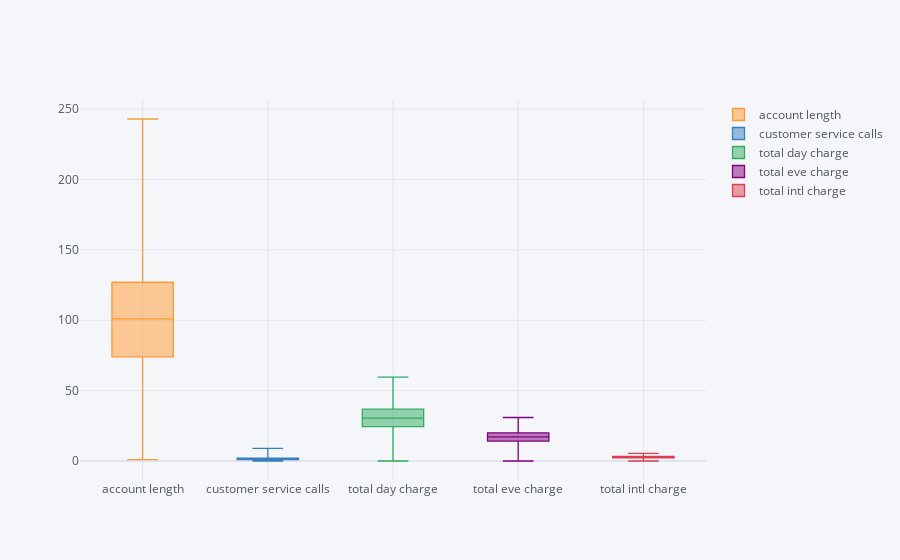

Write notebook code for a chart like this one.
### Code cell
df2.iplot(kind='box')

### Figure 1 — Plotly figure (JSON) as saved in the notebook; plotly's stock layout.template omitted (floating-point values rounded to 4 significant figures; data arrays with more than 128 entries replaced by an {"elided": "..."} marker saying what was removed)
{"data": [{"boxpoints": false, "line": {"width": 1.3}, "marker": {"color": "rgba(255, 153, 51, 1.0)"}, "name": "account length", "orientation": "v", "type": "box", "y": {"elided": "3333 int values"}}, {"boxpoints": false, "line": {"width": 1.3}, "marker": {"color": "rgba(55, 128, 191, 1.0)"}, "name": "customer service calls", "orientation": "v", "type": "box", "y": {"elided": "3333 int values"}}, {"boxpoints": false, "line": {"width": 1.3}, "marker": {"color": "rgba(50, 171, 96, 1.0)"}, "name": "total day charge", "orientation": "v", "type": "box", "y": {"elided": "3333 float values"}}, {"boxpoints": false, "line": {"width": 1.3}, "marker": {"color": "rgba(128, 0, 128, 1.0)"}, "name": "total eve charge", "orientation": "v", "type": "box", "y": {"elided": "3333 float values"}}, {"boxpoints": false, "line": {"width": 1.3}, "marker": {"color": "rgba(219, 64, 82, 1.0)"}, "name": "total intl charge", "orientation": "v", "type": "box", "y": {"elided": "3333 float values"}}], "layout": {"autosize": true, "legend": {"bgcolor": "#F5F6F9", "font": {"color": "#4D5663"}}, "paper_bgcolor": "#F5F6F9", "plot_bgcolor": "#F5F6F9", "title": {"font": {"color": "#4D5663"}}, "xaxis": {"autorange": true, "gridcolor": "#E1E5ED", "range": [-0.5, 4.5], "showgrid": true, "tickfont": {"color": "#4D5663"}, "title": {"font": {"color": "#4D5663"}, "text": ""}, "type": "category", "zerolinecolor": "#E1E5ED"}, "yaxis": {"autorange": true, "gridcolor": "#E1E5ED", "range": [-13.5, 256.5], "showgrid": true, "tickfont": {"color": "#4D5663"}, "title": {"font": {"color": "#4D5663"}, "text": ""}, "type": "linear", "zerolinecolor": "#E1E5ED"}}}
